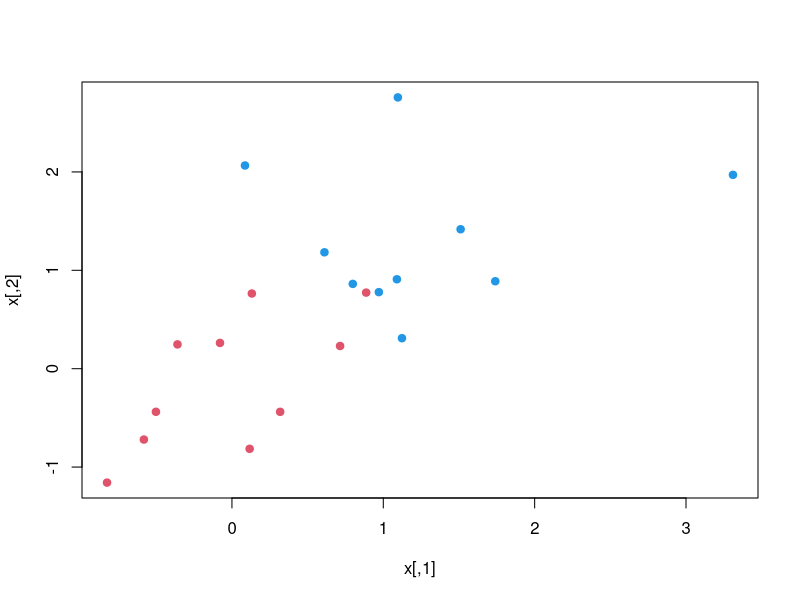

Source code (R):
#svm regression model

set.seed(100)
x<-matrix(rnorm(40),20.2)

x
y= rep(c(-1,1),c(10,10))
y
x[y == 1 ,]
x[y == 1,] = x[y == 1,] + 1
x[y==-1,]
plot(x,col=y+3,pch=19)
library(e1071)
data = data.frame(x,y=as.factor(y))
data
data.svm = svm(y~.,data=data,kernel="linear",cost= 10,scale=FALSE)




